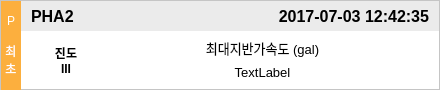
<?xml version="1.0" encoding="UTF-8"?>
<ui version="4.0">
 <class>PgaAlertInfo</class>
 <widget class="QWidget" name="PgaAlertInfo">
  <property name="geometry">
   <rect>
    <x>0</x>
    <y>0</y>
    <width>440</width>
    <height>90</height>
   </rect>
  </property>
  <property name="sizePolicy">
   <sizepolicy hsizetype="Fixed" vsizetype="Preferred">
    <horstretch>0</horstretch>
    <verstretch>0</verstretch>
   </sizepolicy>
  </property>
  <property name="minimumSize">
   <size>
    <width>440</width>
    <height>90</height>
   </size>
  </property>
  <property name="maximumSize">
   <size>
    <width>440</width>
    <height>90</height>
   </size>
  </property>
  <property name="baseSize">
   <size>
    <width>0</width>
    <height>0</height>
   </size>
  </property>
  <property name="windowTitle">
   <string>Form</string>
  </property>
  <property name="styleSheet">
   <string notr="true">background-color: rgb(255, 255, 255);</string>
  </property>
  <layout class="QVBoxLayout" name="verticalLayout">
   <property name="spacing">
    <number>0</number>
   </property>
   <property name="leftMargin">
    <number>0</number>
   </property>
   <property name="topMargin">
    <number>0</number>
   </property>
   <property name="rightMargin">
    <number>0</number>
   </property>
   <property name="bottomMargin">
    <number>0</number>
   </property>
   <item>
    <widget class="QFrame" name="frame">
     <property name="sizePolicy">
      <sizepolicy hsizetype="Fixed" vsizetype="Preferred">
       <horstretch>0</horstretch>
       <verstretch>0</verstretch>
      </sizepolicy>
     </property>
     <property name="minimumSize">
      <size>
       <width>440</width>
       <height>90</height>
      </size>
     </property>
     <property name="maximumSize">
      <size>
       <width>440</width>
       <height>90</height>
      </size>
     </property>
     <property name="baseSize">
      <size>
       <width>0</width>
       <height>0</height>
      </size>
     </property>
     <property name="styleSheet">
      <string notr="true"/>
     </property>
     <property name="frameShape">
      <enum>QFrame::StyledPanel</enum>
     </property>
     <property name="frameShadow">
      <enum>QFrame::Plain</enum>
     </property>
     <property name="lineWidth">
      <number>1</number>
     </property>
     <layout class="QVBoxLayout" name="verticalLayout_2">
      <property name="spacing">
       <number>0</number>
      </property>
      <property name="leftMargin">
       <number>0</number>
      </property>
      <property name="topMargin">
       <number>0</number>
      </property>
      <property name="rightMargin">
       <number>0</number>
      </property>
      <property name="bottomMargin">
       <number>0</number>
      </property>
      <item>
       <layout class="QHBoxLayout" name="horizontalLayout">
        <property name="spacing">
         <number>0</number>
        </property>
        <item>
         <widget class="QLabel" name="typeLB">
          <property name="sizePolicy">
           <sizepolicy hsizetype="Fixed" vsizetype="Preferred">
            <horstretch>0</horstretch>
            <verstretch>0</verstretch>
           </sizepolicy>
          </property>
          <property name="minimumSize">
           <size>
            <width>20</width>
            <height>90</height>
           </size>
          </property>
          <property name="maximumSize">
           <size>
            <width>20</width>
            <height>90</height>
           </size>
          </property>
          <property name="baseSize">
           <size>
            <width>20</width>
            <height>0</height>
           </size>
          </property>
          <property name="styleSheet">
           <string notr="true">background-color: rgb(252, 175, 62); 
color: white
</string>
          </property>
          <property name="text">
           <string>P

최
초</string>
          </property>
          <property name="alignment">
           <set>Qt::AlignCenter</set>
          </property>
         </widget>
        </item>
        <item>
         <layout class="QVBoxLayout" name="verticalLayout_4">
          <property name="spacing">
           <number>5</number>
          </property>
          <item>
           <layout class="QHBoxLayout" name="titleLO">
            <property name="spacing">
             <number>0</number>
            </property>
            <property name="leftMargin">
             <number>0</number>
            </property>
            <property name="topMargin">
             <number>0</number>
            </property>
            <property name="rightMargin">
             <number>0</number>
            </property>
            <item>
             <widget class="QWidget" name="titleWG" native="true">
              <property name="sizePolicy">
               <sizepolicy hsizetype="Preferred" vsizetype="Fixed">
                <horstretch>0</horstretch>
                <verstretch>0</verstretch>
               </sizepolicy>
              </property>
              <property name="minimumSize">
               <size>
                <width>0</width>
                <height>30</height>
               </size>
              </property>
              <property name="maximumSize">
               <size>
                <width>438</width>
                <height>30</height>
               </size>
              </property>
              <property name="baseSize">
               <size>
                <width>438</width>
                <height>30</height>
               </size>
              </property>
              <property name="styleSheet">
               <string notr="true">background: rgb(235, 235, 235);</string>
              </property>
              <layout class="QHBoxLayout" name="horizontalLayout_4">
               <property name="spacing">
                <number>5</number>
               </property>
               <property name="leftMargin">
                <number>10</number>
               </property>
               <property name="topMargin">
                <number>0</number>
               </property>
               <property name="rightMargin">
                <number>10</number>
               </property>
               <property name="bottomMargin">
                <number>4</number>
               </property>
               <item>
                <widget class="QLabel" name="scnlLB">
                 <property name="sizePolicy">
                  <sizepolicy hsizetype="Preferred" vsizetype="Fixed">
                   <horstretch>0</horstretch>
                   <verstretch>0</verstretch>
                  </sizepolicy>
                 </property>
                 <property name="minimumSize">
                  <size>
                   <width>0</width>
                   <height>30</height>
                  </size>
                 </property>
                 <property name="maximumSize">
                  <size>
                   <width>16777215</width>
                   <height>30</height>
                  </size>
                 </property>
                 <property name="baseSize">
                  <size>
                   <width>0</width>
                   <height>30</height>
                  </size>
                 </property>
                 <property name="font">
                  <font>
                   <pointsize>12</pointsize>
                   <weight>75</weight>
                   <bold>true</bold>
                  </font>
                 </property>
                 <property name="styleSheet">
                  <string notr="true"/>
                 </property>
                 <property name="text">
                  <string>PHA2</string>
                 </property>
                </widget>
               </item>
               <item>
                <widget class="QLabel" name="timeLB">
                 <property name="sizePolicy">
                  <sizepolicy hsizetype="Preferred" vsizetype="Fixed">
                   <horstretch>0</horstretch>
                   <verstretch>0</verstretch>
                  </sizepolicy>
                 </property>
                 <property name="minimumSize">
                  <size>
                   <width>0</width>
                   <height>30</height>
                  </size>
                 </property>
                 <property name="maximumSize">
                  <size>
                   <width>16777215</width>
                   <height>30</height>
                  </size>
                 </property>
                 <property name="baseSize">
                  <size>
                   <width>0</width>
                   <height>30</height>
                  </size>
                 </property>
                 <property name="font">
                  <font>
                   <pointsize>12</pointsize>
                   <weight>75</weight>
                   <bold>true</bold>
                  </font>
                 </property>
                 <property name="styleSheet">
                  <string notr="true"/>
                 </property>
                 <property name="text">
                  <string>2017-07-03 12:42:35</string>
                 </property>
                 <property name="alignment">
                  <set>Qt::AlignRight|Qt::AlignTrailing|Qt::AlignVCenter</set>
                 </property>
                </widget>
               </item>
              </layout>
             </widget>
            </item>
           </layout>
          </item>
          <item>
           <layout class="QHBoxLayout" name="horizontalLayout_5">
            <property name="spacing">
             <number>5</number>
            </property>
            <property name="leftMargin">
             <number>15</number>
            </property>
            <property name="topMargin">
             <number>0</number>
            </property>
            <property name="rightMargin">
             <number>15</number>
            </property>
            <property name="bottomMargin">
             <number>5</number>
            </property>
            <item>
             <widget class="QLabel" name="intenLB">
              <property name="minimumSize">
               <size>
                <width>60</width>
                <height>0</height>
               </size>
              </property>
              <property name="maximumSize">
               <size>
                <width>60</width>
                <height>16777215</height>
               </size>
              </property>
              <property name="font">
               <font>
                <weight>75</weight>
                <bold>true</bold>
               </font>
              </property>
              <property name="text">
               <string>진도
III</string>
              </property>
              <property name="alignment">
               <set>Qt::AlignCenter</set>
              </property>
             </widget>
            </item>
            <item>
             <layout class="QVBoxLayout" name="verticalLayout_3">
              <property name="spacing">
               <number>0</number>
              </property>
              <item>
               <widget class="QLabel" name="label_2">
                <property name="minimumSize">
                 <size>
                  <width>0</width>
                  <height>0</height>
                 </size>
                </property>
                <property name="maximumSize">
                 <size>
                  <width>16777215</width>
                  <height>16777215</height>
                 </size>
                </property>
                <property name="font">
                 <font>
                  <pointsize>10</pointsize>
                 </font>
                </property>
                <property name="text">
                 <string>최대지반가속도 (gal)</string>
                </property>
                <property name="alignment">
                 <set>Qt::AlignCenter</set>
                </property>
               </widget>
              </item>
              <item>
               <widget class="QLabel" name="pgaLB">
                <property name="minimumSize">
                 <size>
                  <width>0</width>
                  <height>0</height>
                 </size>
                </property>
                <property name="maximumSize">
                 <size>
                  <width>16777215</width>
                  <height>16777215</height>
                 </size>
                </property>
                <property name="font">
                 <font>
                  <pointsize>10</pointsize>
                 </font>
                </property>
                <property name="text">
                 <string>TextLabel</string>
                </property>
                <property name="alignment">
                 <set>Qt::AlignCenter</set>
                </property>
               </widget>
              </item>
             </layout>
            </item>
           </layout>
          </item>
         </layout>
        </item>
       </layout>
      </item>
     </layout>
    </widget>
   </item>
  </layout>
 </widget>
 <resources/>
 <connections/>
</ui>
